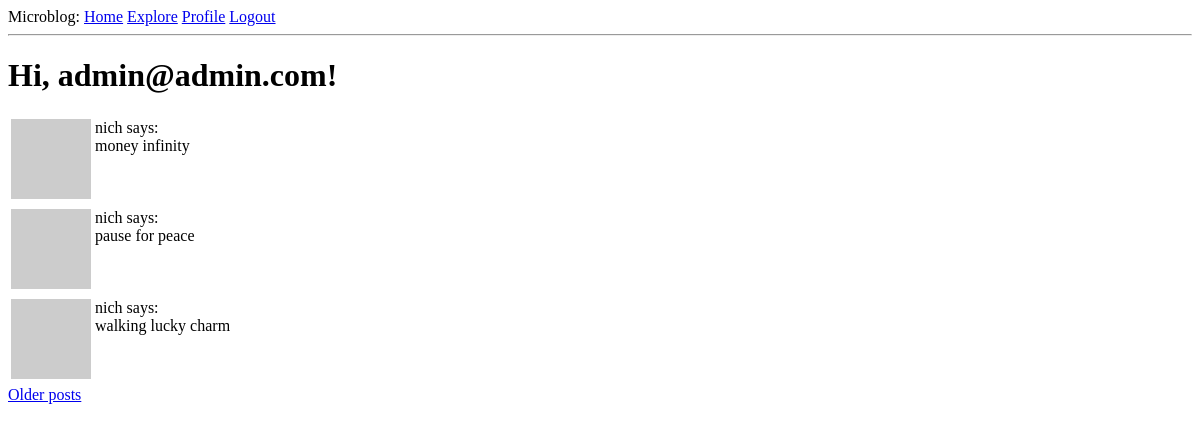
The app's page /explore (signed in), older data.
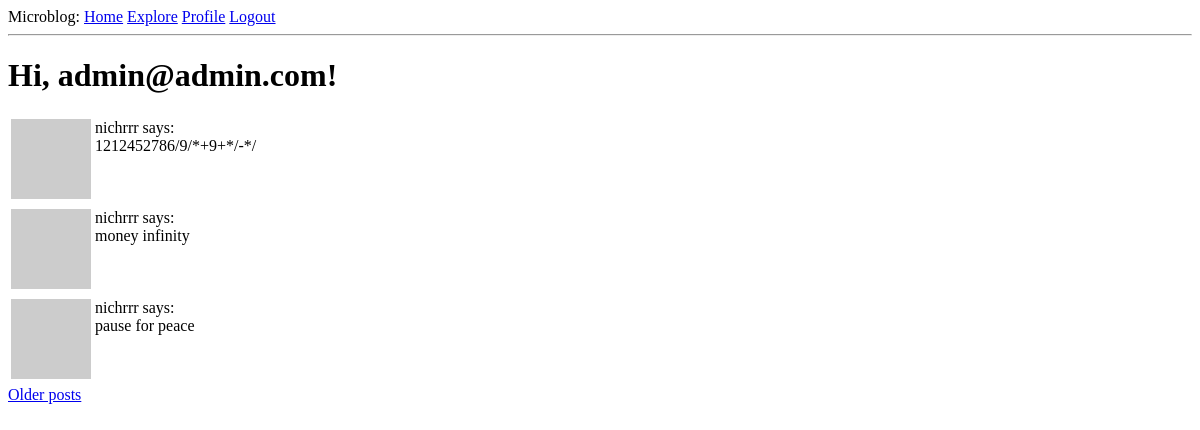
The same page, newer data.
### app/models.py (models this page shows, shortened)
class Post(db.Model):
    id: so.Mapped[int] = so.mapped_column(primary_key=True)
    body: so.Mapped[str] = so.mapped_column(sa.String(140))
    timestamp: so.Mapped[datetime] = so.mapped_column( index=True, default = lambda: datetime.now(timezone.utc))
    user_id: so.Mapped[int] = so.mapped_column(sa.ForeignKey(User.id), index=True)
    author: so.Mapped[User] = so.relationship(back_populates='posts')

class User(UserMixin, db.Model):
    id: so.Mapped[int] = so.mapped_column(primary_key=True)
    username: so.Mapped[str] = so.mapped_column(sa.String(64), index=True, unique=True)
    email: so.Mapped[str] = so.mapped_column(sa.String(120), index=True, unique=True)
    password_hash: so.Mapped[Optional[str]] = so.mapped_column(sa.String(356))
    posts: so.WriteOnlyMapped['Post'] = so.relationship(back_populates='author')
    about_me: so.Mapped[Optional[str]] = so.mapped_column(sa.String(140))
    last_seen: so.Mapped[Optional[datetime]] = so.mapped_column(
        default=lambda: datetime.now(timezone.utc)
    )
    following: so.WriteOnlyMapped['User'] = so.relationship(
        secondary=followers,
        primaryjoin=(followers.c.follower_id == id),
        secondaryjoin=(followers.c.followed_id == id),
        back_populates='followers'
    )
    followers: so.WriteOnlyMapped['User'] = so.relationship(
        secondary=followers,
        primaryjoin=(followers.c.followed_id == id),
        secondaryjoin=(followers.c.follower_id == id),
        back_populates='following'
    )
    @login.user_loader
    def load_user(id):
        return db.session.get(User, int(id))
    def avatar(self, size):
        digest = md5(self.email.lower().encode('utf-8')).hexdigest()
        return f'https://www.gravatar.com/avatar/{digest}?d=identicon&s={size}'

### app/routes.py (the view)
@app.route('/explore')
@login_required
def explore():
    query = sa.select(Post).order_by(Post.timestamp.desc())
    page = request.args.get('page', 1, type=int)
    posts = db.paginate(
        query,
        page=page,
        per_page=app.config['POSTS_PER_PAGE'],
        error_out=False
    )
    next_url = url_for('explore', page=posts.next_num) if posts.has_next else None
    prev_url = url_for('explore', page=posts.prev_num) if posts.has_prev else None
    return render_template(
        'index.html',
        title='Explore',
        next_url=next_url,
        prev_url=prev_url,
        posts=posts
    )

### app/routes.py (called while the page is built)
@app.before_request
def before_request():
    if current_user.is_authenticated:
        current_user.last_seen = datetime.now(timezone.utc)
        db.session.commit()

### app/templates/index.html (shortened to what this page needs)
{% extends 'base.html' %}
{% block content %}
    <h1>Hi, {{ current_user.email }}!</h1>
    {% if posts %}
        {% for post in posts %}
            {% include '_post.html' %}
        {% endfor %}
        {% if next_url %}
        <a href="{{next_url}}">Older posts</a>
        {% endif %}
    {% else %}
    <div><p>You have no posts yet.</p></div>
    {% endif %}
{% endblock %}

### app/templates/_post.html
    <table>
        <tr valign="top">
            <td><img src="{{ post.author.avatar(36) }}"></td>
            <td>{{ post.author.username }} says:<br>{{ post.body }}</td>
        </tr>
    </table>

Row changes from the older to the newer data that the page shows:
no longer on this page (row unchanged): Post: author.username "nich", body "walking lucky charm"
added Post: author.username "nichrrr", body "1212452786/9/*+9+*/-*/"
changed through a linked row, Post "money infinity": author.username "nich" → "nichrrr"
changed through a linked row, Post "pause for peace": author.username "nich" → "nichrrr"
